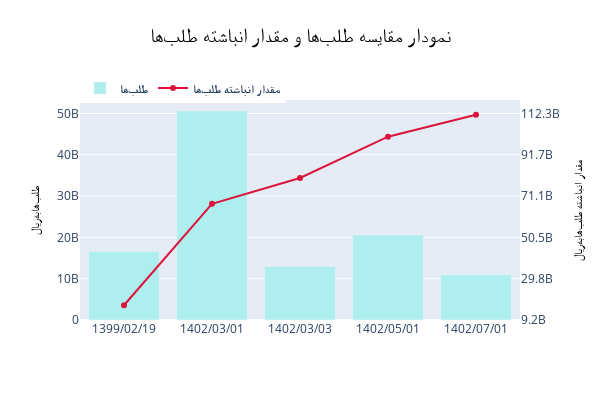

Source (notebook cell):
### Code cell
color=["paleturquoise","crimson"]

data_for_anbashte= {
    "1399/02/19":16590004000 ,
    "1402/03/03":12940000000,
    "1402/03/01":50594000000,
    "1402/05/01":20594000000,
    "1402/07/01":10940000000,   }

labels_anbashte =[ "طلبها" ] # len must be 1
kind_anbashte="anbashte"

## 400 <size_plot <600
size_plot =(600,400)
# kind = "sade" or "anbashte"
kind="sade"
labels=[ "طلبها" ,"بدهی ها"] # len must be 2
data = {
    'بدهی': {
        '1399/02/21':16594 ,
        '1402/05/02':4124 ,
        '1399/04/01':12470
    } ,
    'طلب':{
        '1399/02/23':20000 ,
        '1402/04/02':10000 ,
        '1399/03/01':15000
    }}
bar_line2(data_for_anbashte,size_plot,labels_anbashte,color,kind_anbashte)
# bar_line2(data,size_plot,labels,color,kind)

### Figure 1 — Plotly figure (JSON) as saved in the notebook; plotly's stock layout.template omitted (floating-point values rounded to 4 significant figures)
{"data": [{"marker": {"color": "paleturquoise"}, "name": "<b>طلبها</b>", "textfont": {"family": "IRANSans", "size": 20}, "type": "bar", "x": ["1399/02/19", "1402/03/01", "1402/03/03", "1402/05/01", "1402/07/01"], "y": [16590004000, 50594000000, 12940000000, 20594000000, 10940000000]}, {"marker": {"color": "crimson"}, "name": "<b>مقدار انباشته طلبها</b>", "type": "scatter", "x": ["1399/02/19", "1402/03/01", "1402/03/03", "1402/05/01", "1402/07/01"], "y": [16590004000, 67184004000, 80124004000, 100718004000, 111658004000], "yaxis": "y2"}], "layout": {"autosize": true, "height": 400, "legend": {"font": {"family": "IRANSans", "size": 12}, "orientation": "h", "x": 0, "xanchor": "left", "y": 1.12, "yanchor": "top"}, "title": {"font": {"color": "black", "family": "IRANSans", "size": 20}, "text": " نمودار مقایسه طلبها و مقدار انباشته طلبها", "x": 0.5, "xanchor": "center", "y": 0.93, "yanchor": "top"}, "width": 600, "yaxis": {"side": "left", "title": {"font": {"color": "black", "family": "IRANSans", "size": 11}, "text": "طلبهابهریال"}}, "yaxis2": {"overlaying": "y", "side": "right", "tickmode": "sync", "title": {"font": {"color": "black", "family": "IRANSans", "size": 11}, "text": "مقدار انباشته طلبهابهریال"}}}}
